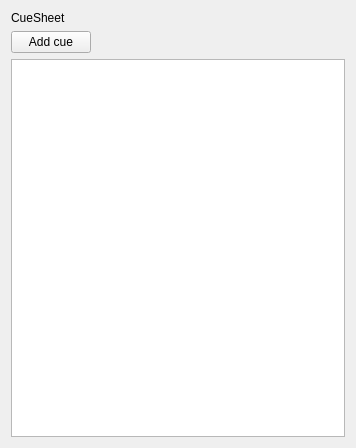
<?xml version="1.0" encoding="UTF-8"?>
<ui version="4.0">
 <class>CueSheet</class>
 <widget class="QWidget" name="CueSheet">
  <property name="geometry">
   <rect>
    <x>0</x>
    <y>0</y>
    <width>356</width>
    <height>448</height>
   </rect>
  </property>
  <property name="windowTitle">
   <string>Cue Sheet</string>
  </property>
  <layout class="QGridLayout" name="gridLayout">
   <item row="2" column="0">
    <widget class="QListView" name="listView">
     <property name="movement">
      <enum>QListView::Free</enum>
     </property>
    </widget>
   </item>
   <item row="0" column="0">
    <widget class="QLabel" name="label">
     <property name="text">
      <string>CueSheet</string>
     </property>
    </widget>
   </item>
   <item row="1" column="0">
    <widget class="QPushButton" name="addCueButton">
     <property name="sizePolicy">
      <sizepolicy hsizetype="Fixed" vsizetype="Fixed">
       <horstretch>0</horstretch>
       <verstretch>0</verstretch>
      </sizepolicy>
     </property>
     <property name="text">
      <string>Add cue</string>
     </property>
    </widget>
   </item>
  </layout>
 </widget>
 <resources/>
 <connections/>
</ui>
